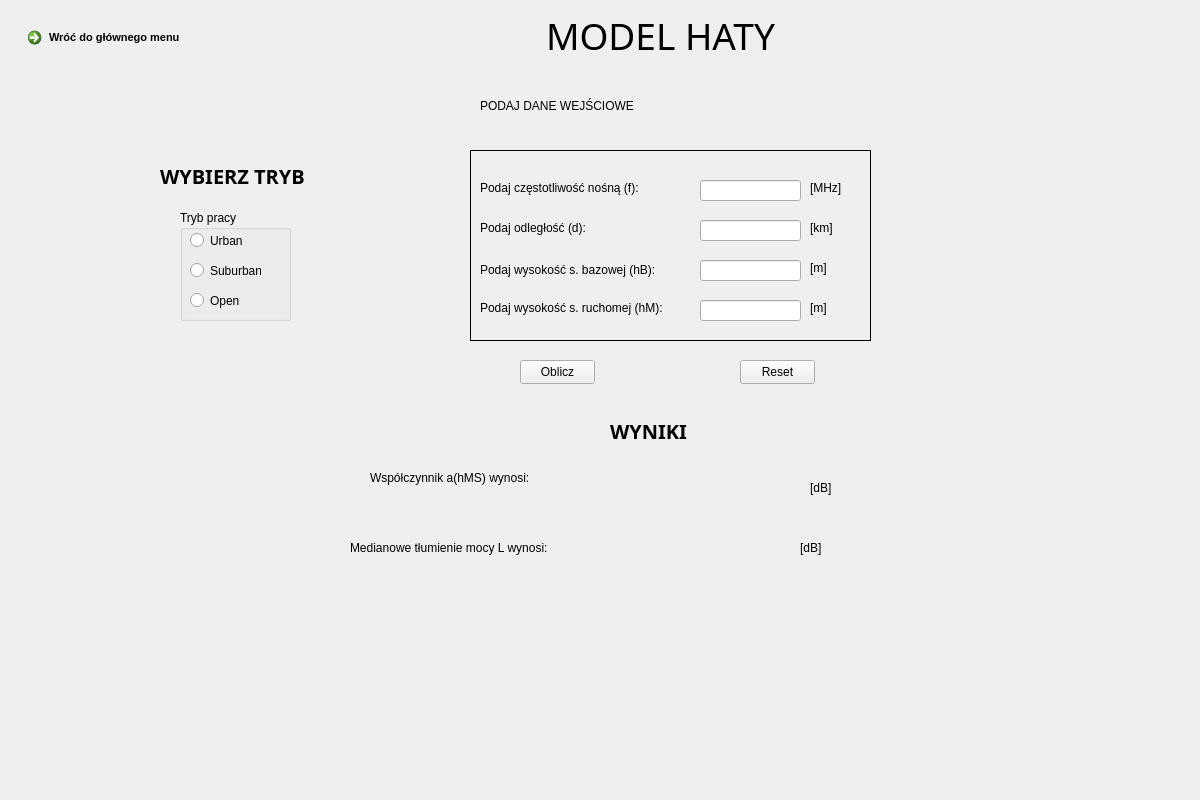
<?xml version="1.0" encoding="UTF-8"?>
<ui version="4.0">
 <class>Dialog</class>
 <widget class="QDialog" name="Dialog">
  <property name="geometry">
   <rect>
    <x>0</x>
    <y>0</y>
    <width>1200</width>
    <height>800</height>
   </rect>
  </property>
  <property name="windowTitle">
   <string>Dialog</string>
  </property>
  <widget class="QWidget" name="widget" native="true">
   <property name="geometry">
    <rect>
     <x>0</x>
     <y>0</y>
     <width>1200</width>
     <height>800</height>
    </rect>
   </property>
   <widget class="QFrame" name="frame">
    <property name="geometry">
     <rect>
      <x>470</x>
      <y>150</y>
      <width>401</width>
      <height>191</height>
     </rect>
    </property>
    <property name="frameShape">
     <enum>QFrame::Box</enum>
    </property>
    <property name="frameShadow">
     <enum>QFrame::Plain</enum>
    </property>
    <widget class="QLineEdit" name="v_input">
     <property name="geometry">
      <rect>
       <x>230</x>
       <y>30</y>
       <width>101</width>
       <height>21</height>
      </rect>
     </property>
    </widget>
    <widget class="QLineEdit" name="d_input">
     <property name="geometry">
      <rect>
       <x>230</x>
       <y>70</y>
       <width>101</width>
       <height>21</height>
      </rect>
     </property>
    </widget>
    <widget class="QLineEdit" name="hB_input">
     <property name="geometry">
      <rect>
       <x>230</x>
       <y>110</y>
       <width>101</width>
       <height>21</height>
      </rect>
     </property>
    </widget>
    <widget class="QLineEdit" name="hM_input">
     <property name="geometry">
      <rect>
       <x>230</x>
       <y>150</y>
       <width>101</width>
       <height>21</height>
      </rect>
     </property>
    </widget>
    <widget class="QLabel" name="v_tekst">
     <property name="geometry">
      <rect>
       <x>10</x>
       <y>30</y>
       <width>191</width>
       <height>16</height>
      </rect>
     </property>
     <property name="text">
      <string>Podaj częstotliwość nośną (f):</string>
     </property>
    </widget>
    <widget class="QLabel" name="MHz_tekst">
     <property name="geometry">
      <rect>
       <x>340</x>
       <y>30</y>
       <width>49</width>
       <height>16</height>
      </rect>
     </property>
     <property name="text">
      <string>[MHz]</string>
     </property>
    </widget>
    <widget class="QLabel" name="km_tekst">
     <property name="geometry">
      <rect>
       <x>340</x>
       <y>70</y>
       <width>49</width>
       <height>16</height>
      </rect>
     </property>
     <property name="text">
      <string>[km]</string>
     </property>
    </widget>
    <widget class="QLabel" name="m1_tekst">
     <property name="geometry">
      <rect>
       <x>340</x>
       <y>110</y>
       <width>49</width>
       <height>16</height>
      </rect>
     </property>
     <property name="text">
      <string>[m]</string>
     </property>
    </widget>
    <widget class="QLabel" name="m2_tekst">
     <property name="geometry">
      <rect>
       <x>340</x>
       <y>150</y>
       <width>49</width>
       <height>16</height>
      </rect>
     </property>
     <property name="text">
      <string>[m]</string>
     </property>
    </widget>
    <widget class="QLabel" name="d_tekst">
     <property name="geometry">
      <rect>
       <x>10</x>
       <y>70</y>
       <width>161</width>
       <height>16</height>
      </rect>
     </property>
     <property name="text">
      <string>Podaj odległość (d):</string>
     </property>
    </widget>
    <widget class="QLabel" name="hB_tekst">
     <property name="geometry">
      <rect>
       <x>10</x>
       <y>110</y>
       <width>201</width>
       <height>20</height>
      </rect>
     </property>
     <property name="text">
      <string>Podaj wysokość s. bazowej (hB):</string>
     </property>
    </widget>
    <widget class="QLabel" name="hM_tekst">
     <property name="geometry">
      <rect>
       <x>10</x>
       <y>150</y>
       <width>211</width>
       <height>16</height>
      </rect>
     </property>
     <property name="text">
      <string>Podaj wysokość s. ruchomej (hM):</string>
     </property>
    </widget>
   </widget>
   <widget class="QGroupBox" name="Tryb_pracy">
    <property name="geometry">
     <rect>
      <x>180</x>
      <y>210</y>
      <width>111</width>
      <height>111</height>
     </rect>
    </property>
    <property name="styleSheet">
     <string notr="true">
gridline-color: rgb(255, 0, 4);</string>
    </property>
    <property name="title">
     <string>Tryb pracy</string>
    </property>
    <property name="flat">
     <bool>false</bool>
    </property>
    <widget class="QRadioButton" name="urban_button">
     <property name="geometry">
      <rect>
       <x>10</x>
       <y>20</y>
       <width>61</width>
       <height>21</height>
      </rect>
     </property>
     <property name="text">
      <string>Urban</string>
     </property>
     <property name="checkable">
      <bool>true</bool>
     </property>
    </widget>
    <widget class="QRadioButton" name="suburban_button">
     <property name="geometry">
      <rect>
       <x>10</x>
       <y>50</y>
       <width>71</width>
       <height>21</height>
      </rect>
     </property>
     <property name="text">
      <string>Suburban</string>
     </property>
    </widget>
    <widget class="QRadioButton" name="open_button">
     <property name="geometry">
      <rect>
       <x>10</x>
       <y>80</y>
       <width>51</width>
       <height>21</height>
      </rect>
     </property>
     <property name="text">
      <string>Open</string>
     </property>
    </widget>
   </widget>
   <widget class="QCommandLinkButton" name="commandLinkButton">
    <property name="geometry">
     <rect>
      <x>20</x>
      <y>20</y>
      <width>201</width>
      <height>41</height>
     </rect>
    </property>
    <property name="font">
     <font>
      <family>Segoe UI</family>
      <pointsize>8</pointsize>
     </font>
    </property>
    <property name="cursor">
     <cursorShape>ArrowCursor</cursorShape>
    </property>
    <property name="text">
     <string>Wróć do głównego menu</string>
    </property>
   </widget>
   <widget class="QLabel" name="wynik_hata">
    <property name="geometry">
     <rect>
      <x>350</x>
      <y>590</y>
      <width>181</width>
      <height>31</height>
     </rect>
    </property>
    <property name="text">
     <string>&lt;html&gt;&lt;head/&gt;&lt;body&gt;&lt;p align=&quot;center&quot;&gt;&lt;span style=&quot; font-size:16pt; color:#ff0000;&quot;&gt;&lt;br/&gt;&lt;/span&gt;&lt;/p&gt;&lt;/body&gt;&lt;/html&gt;</string>
    </property>
   </widget>
   <widget class="QLabel" name="tekst_podaj_dane">
    <property name="geometry">
     <rect>
      <x>480</x>
      <y>80</y>
      <width>361</width>
      <height>51</height>
     </rect>
    </property>
    <property name="styleSheet">
     <string notr="true">font: 700 15pt &quot;Segoe Script&quot;;</string>
    </property>
    <property name="text">
     <string>PODAJ DANE WEJŚCIOWE</string>
    </property>
   </widget>
   <widget class="QPushButton" name="reset_button">
    <property name="geometry">
     <rect>
      <x>740</x>
      <y>360</y>
      <width>75</width>
      <height>24</height>
     </rect>
    </property>
    <property name="text">
     <string>Reset</string>
    </property>
   </widget>
   <widget class="QPushButton" name="oblicz_button">
    <property name="geometry">
     <rect>
      <x>520</x>
      <y>360</y>
      <width>75</width>
      <height>24</height>
     </rect>
    </property>
    <property name="text">
     <string>Oblicz</string>
    </property>
   </widget>
   <widget class="QLabel" name="wynik1">
    <property name="geometry">
     <rect>
      <x>410</x>
      <y>560</y>
      <width>111</width>
      <height>16</height>
     </rect>
    </property>
    <property name="text">
     <string/>
    </property>
   </widget>
   <widget class="QLabel" name="dB_tekst1">
    <property name="geometry">
     <rect>
      <x>810</x>
      <y>480</y>
      <width>49</width>
      <height>16</height>
     </rect>
    </property>
    <property name="text">
     <string>[dB]</string>
    </property>
   </widget>
   <widget class="QLabel" name="tekst_wybor_trybu">
    <property name="geometry">
     <rect>
      <x>160</x>
      <y>150</y>
      <width>221</width>
      <height>51</height>
     </rect>
    </property>
    <property name="font">
     <font>
      <family>Segoe Script</family>
      <pointsize>15</pointsize>
      <italic>false</italic>
      <bold>true</bold>
     </font>
    </property>
    <property name="styleSheet">
     <string notr="true">font: 700 15pt &quot;Segoe Script&quot;;</string>
    </property>
    <property name="text">
     <string>WYBIERZ TRYB</string>
    </property>
   </widget>
   <widget class="QLabel" name="dB_tekst2">
    <property name="geometry">
     <rect>
      <x>800</x>
      <y>540</y>
      <width>49</width>
      <height>16</height>
     </rect>
    </property>
    <property name="text">
     <string>[dB]</string>
    </property>
   </widget>
   <widget class="QLabel" name="tekst_wynik2">
    <property name="geometry">
     <rect>
      <x>350</x>
      <y>540</y>
      <width>241</width>
      <height>16</height>
     </rect>
    </property>
    <property name="text">
     <string>Medianowe tłumienie mocy L wynosi: </string>
    </property>
   </widget>
   <widget class="QLabel" name="tekst_wyniki">
    <property name="geometry">
     <rect>
      <x>610</x>
      <y>410</y>
      <width>121</width>
      <height>41</height>
     </rect>
    </property>
    <property name="font">
     <font>
      <family>Segoe Script</family>
      <pointsize>15</pointsize>
      <italic>false</italic>
      <bold>true</bold>
     </font>
    </property>
    <property name="styleSheet">
     <string notr="true">font: 700 15pt &quot;Segoe Script&quot;;</string>
    </property>
    <property name="text">
     <string>WYNIKI</string>
    </property>
   </widget>
   <widget class="QLabel" name="wynik2">
    <property name="geometry">
     <rect>
      <x>410</x>
      <y>600</y>
      <width>111</width>
      <height>16</height>
     </rect>
    </property>
    <property name="text">
     <string/>
    </property>
   </widget>
   <widget class="QLabel" name="tekst_glowny">
    <property name="geometry">
     <rect>
      <x>510</x>
      <y>10</y>
      <width>301</width>
      <height>51</height>
     </rect>
    </property>
    <property name="font">
     <font>
      <family>MS Gothic</family>
      <pointsize>28</pointsize>
      <italic>false</italic>
      <bold>false</bold>
     </font>
    </property>
    <property name="styleSheet">
     <string notr="true">font: 28pt &quot;MS Gothic&quot;;</string>
    </property>
    <property name="text">
     <string>&lt;html&gt;&lt;head/&gt;&lt;body&gt;&lt;p align=&quot;center&quot;&gt;MODEL HATY&lt;/p&gt;&lt;/body&gt;&lt;/html&gt;</string>
    </property>
   </widget>
   <widget class="QLabel" name="tekst_wynik1">
    <property name="geometry">
     <rect>
      <x>370</x>
      <y>470</y>
      <width>191</width>
      <height>16</height>
     </rect>
    </property>
    <property name="text">
     <string>Współczynnik a(hMS) wynosi:</string>
    </property>
   </widget>
  </widget>
 </widget>
 <resources/>
 <connections/>
</ui>
